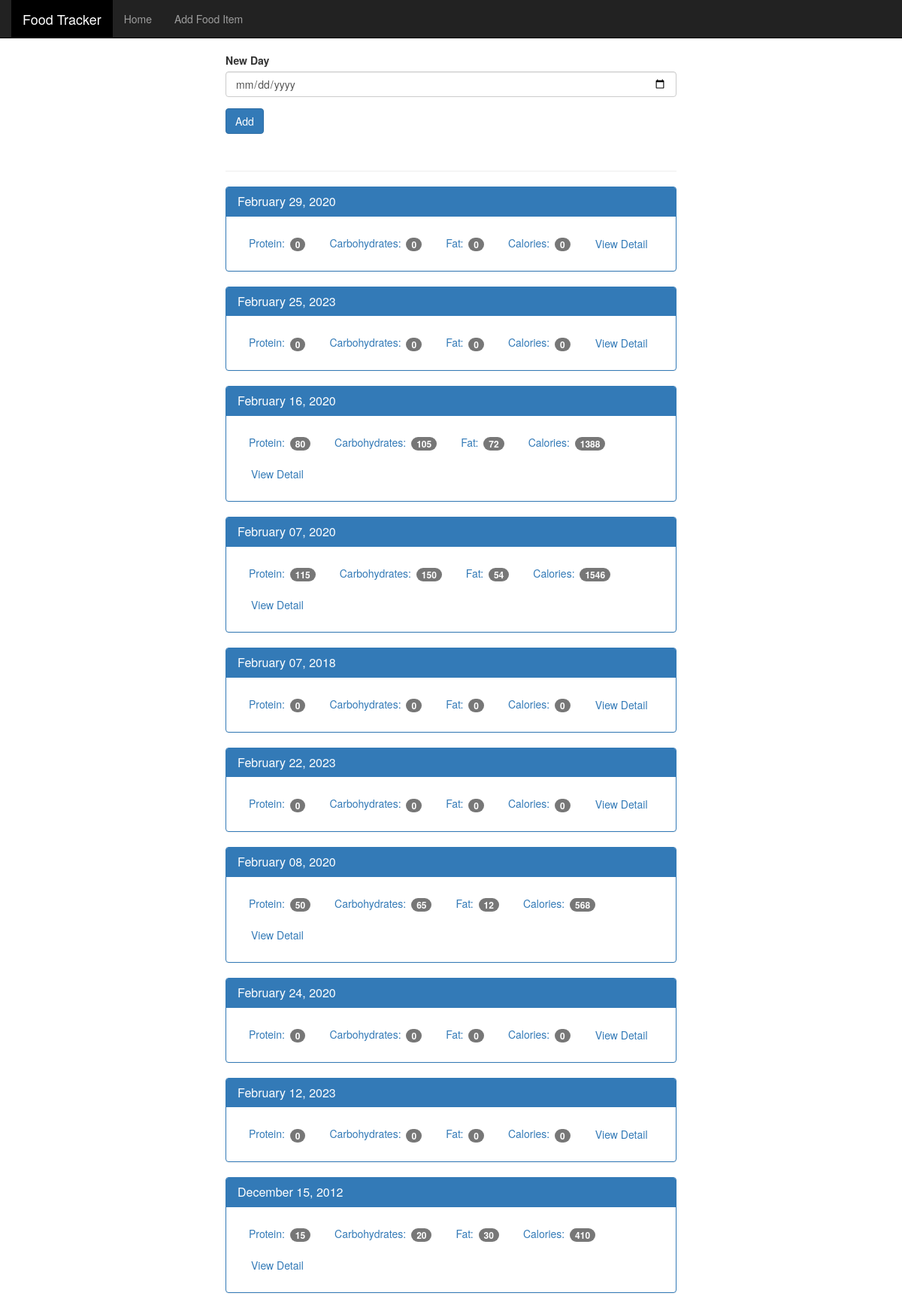
The page / on the database its author committed.
### tables this page shows
CREATE TABLE food (
id integer primary key autoincrement,
name text not null unique,
protein integer not null,
carbohydrates integer not null,
fat integer not null,
calories integer not null
);

### app.py (the view, shortened to what this page needs)
@app.route('/', methods=['GET', 'POST'])
def index():
    db = get_db()
    date_warning = ''
    cur = db.execute('select dates from date')
    all_dates = cur.fetchall()
    date_lis = []
    link_dates = []
    dno = 0
    dates_to_search = set()
    for ij in range(len(all_dates)):
        real_date_format = datetime.strptime(all_dates[dno]['dates'], '%d-%m-%Y')
        link_date = datetime.strftime(real_date_format, '%Y%m%d')
        link_dates.append(link_date)
        date_to_search = datetime.strftime(real_date_format, '%d-%m-%Y')
        dates_to_search.add(date_to_search)
        dno += 1
    date_n_id = dict()
    for date_searching in dates_to_search:
        cur = db.execute('select food_id, food_date from date_wise_food where food_date=?', [date_searching])
        id_today = cur.fetchall()
        search_ids = []
        for i in id_today:
            search_ids.append(i['food_id'])
        date_n_id.update({date_searching: search_ids})
    id_n_details = dict()
    for date_val, ids_of_food in date_n_id.items():
        total_protein = 0
        total_carbohydrates = 0
        total_fat = 0
        total_calories = 0
        for x in ids_of_food:
            cur = db.execute('select * from food where id=?', [int(x)])
            one_id_food_data = cur.fetchone()
            total_protein += one_id_food_data['protein']
            total_carbohydrates += one_id_food_data['carbohydrates']
            total_fat += one_id_food_data['fat']
            total_calories += one_id_food_data['calories']
        dated = datetime.strftime(datetime.strptime(date_val, '%d-%m-%Y'), "%B %d, %Y")
        date_link = datetime.strftime(datetime.strptime(date_val, '%d-%m-%Y'), "%Y%m%d")
        id_n_details.update({
            dated:
                [total_protein, total_carbohydrates, total_fat, total_calories, date_link]
        })
    return render_template('home.html', pretty_results=id_n_details, date_warning=date_warning)

### app.py (called while the page is built)
def connect_db():
    sql = sqlite3.connect(r'C:\Users\SHRIVATHSAN\PycharmProjects\food_tracker\database\food_log.db')
    sql.row_factory = sqlite3.Row
    return sql

def get_db():
    if not hasattr(g, 'sqlite3'):
        g.sqlite_db = connect_db()
    return g.sqlite_db

### templates/home.html (shortened to what this page needs)
<!DOCTYPE html>
{% extends 'layout.html' %}
{% block content %}
<html lang="en">
  <head>
  </head>
  <body>
    <div class="container theme-showcase col-sm-6 col-sm-offset-3" role="main">
      <div class="row">
        <div>
          <form method="POST" action="/">
            <div class="form-group">
              <label for="new-day">New Day</label>
              <input type="date" name='date' class="form-control" id="new-day">
            </div>
            <button type="submit" class="btn btn-primary">Add</button>
          </form>
          <div class="page-header"></div>
          {% for dated, details in pretty_results.items() %}
          <div class="panel panel-primary">
            <div class="panel-heading">
              <h3 class="panel-title">{{ dated }}</h3>
            </div>
            <div class="panel-body">
              <ul class="nav nav-pills" role="tablist">
                <li><a>Protein: <span class="badge">{{ details[0] }}</span></a></li>
                <li><a>Carbohydrates: <span class="badge">{{ details[1] }}</span></a></li>
                <li><a>Fat: <span class="badge">{{ details[2] }}</span></a></li>
                <li><a>Calories: <span class="badge">{{ details[3] }}</span></a></li>
                <li><a href='{{url_for("view",date=details[4])}}' type="button" class="btn btn-link">View Detail</a></li>
              </ul>
            </div>
          </div>
          {% endfor %}
        </div>
      </div>
    </div>
  </body>
{% endblock %}

### static/theme.css (style rules this page uses)
body { padding-top: 70px; padding-bottom: 30px; }

### rows shown on the page
food: dated "February 08, 2020", protein "50", carbohydrates "65", fat "12", calories "568"
food: dated "December 15, 2012", protein "15", carbohydrates "20", fat "30", calories "410"

### other values the page prints
{{ dated }} "February 29, 2020" "February 25, 2023" "February 16, 2020" "February 07, 2020" "February 07, 2018" "February 22, 2023" "February 24, 2020" "February 12, 2023"
{{ details[0] }} "0" "0" "80" "115" "0" "0" "0" "0"
{{ details[1] }} "0" "0" "105" "150" "0" "0" "0" "0"
{{ details[2] }} "0" "0" "72" "54" "0" "0" "0" "0"
{{ details[3] }} "0" "0" "1388" "1546" "0" "0" "0" "0"
